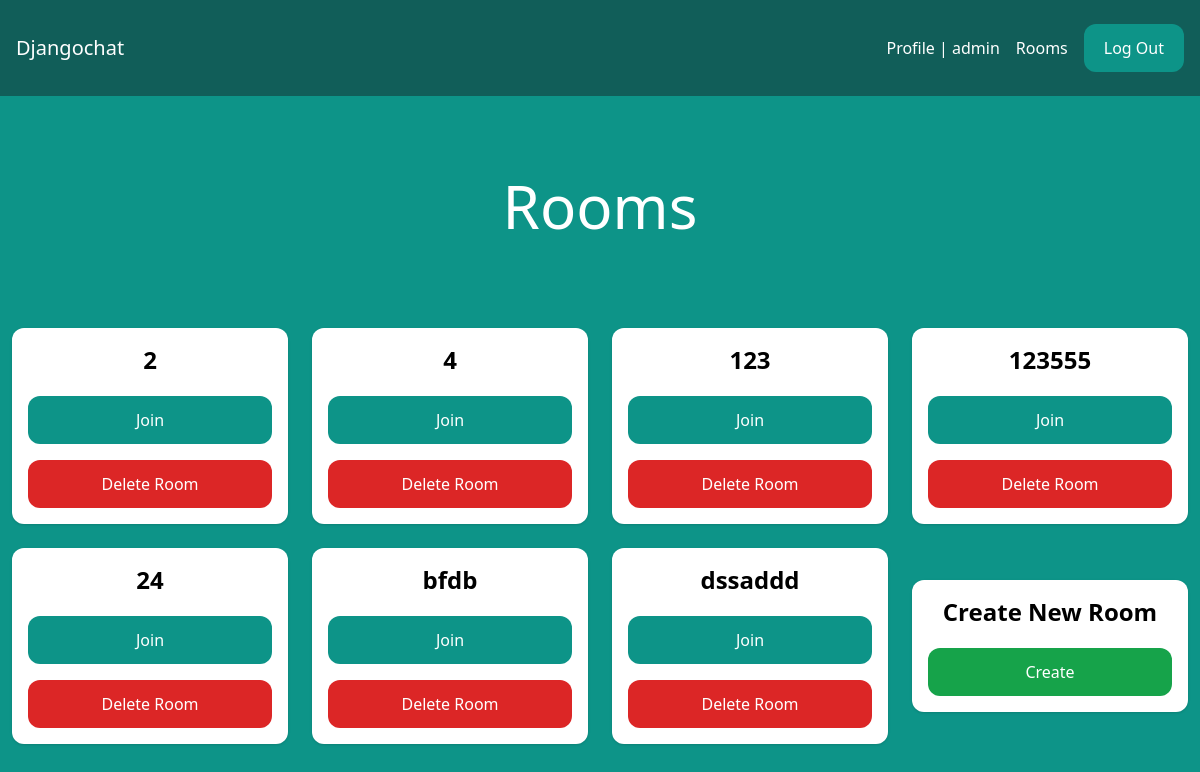
The app's page /rooms/ (signed in) with its own data.
### chat/models.py (models this page shows, shortened)
class Room(models.Model):
    name = models.CharField(max_length=255)
    slug = models.SlugField(unique=True)
    users = models.ManyToManyField(User, related_name='room_users', blank=True, default=None)

### chat/views.py (the view)
# urls.py: path("", views.rooms, name="rooms"),
@login_required
def rooms(request):
    rooms = Room.objects.all()
    return render(request, 'rooms.html', {'rooms': rooms})

### templates/rooms.html (shortened to what this page needs)
{% extends 'base.html' %}
{% block content %}
    <div class="p-10 lg:p-20 text-center">
        <h1 class="text-3xl lg:text-6xl text-white">Rooms</h1>
    </div>
    <div class="w-full flex flex-wrap items-center">
        {% for room in rooms %}
            <div class="w-full lg:w-1/4 px-3 py-3">
                <div class="p-4 bg-white shadow rounded-xl text-center">
                    <h2 class="mb-5 text-2xl font-semibold">{{ room.name }}</h2>
                    <a href="{% url 'room' room.slug %}"
                       class="px-5 py-3 block rounded-xl text-white bg-teal-600 hover:bg-teal-700">Join</a>
                    <a href="{% url 'room_delete' room_name=room.slug %}"
                       class="mt-4 px-5 py-3 block rounded-xl text-white bg-red-600 hover:bg-red-700">
                        Delete Room
                    </a>
                </div>
            </div>
        {% endfor %}
        <div class="w-full lg:w-1/4 px-3 py-3">
            <div class="p-4 bg-white shadow rounded-xl text-center">
                <h2 class="mb-5 text-2xl font-semibold">Create New Room</h2>
                <a href="{% url 'room_create' %}"
                   class="px-5 py-3 block rounded-xl text-white bg-green-600 hover:bg-green-700">Create</a>
            </div>
        </div>
    </div>
{% endblock %}

### templates/base.html (shortened to what this page needs)
<!DOCTYPE html>
<html lang="en">
<head>
    <script src="https://cdn.tailwindcss.com"></script>
</head>
<body class="bg-teal-600">
<nav class="flex items-center justify-between px-4 py-6 bg-teal-800">
    <div>
        <a href="/" class="text-xl text-white">Djangochat</a>
    </div>
    <div class="flex items-center space-x-4">
        {% if request.user.is_authenticated %}
            <a href="{% url 'user_profile' user.username %}" class="text-white hover:text-gray-200">Profile
                | {{ user }}</a>
            <a href="/rooms/" class="text-white hover:text-gray-200">Rooms</a>
            <a href="/logout/" class="px-5 py-3 rounded-xl text-white bg-teal-600 hover:bg-teal-700">Log Out</a>
        {% else %}
            <a href="/login/" class="text-white hover:text-gray-200">Log in</a>
            <a href="/signup/" class="px-5 py-3 rounded-xl text-white bg-teal-600 hover:bg-teal-700">Sign Up</a>
        {% endif %}
    </div>
</nav>
{% block content %}
{% endblock %}
</body>
</html>

### records on screen
Room: name "2"
Room: name "4"
Room: name "123"
Room: name "123555"
Room: name "24"
Room: name "bfdb"
Room: name "dssaddd"

### other values on screen
{{ user }} "admin"
